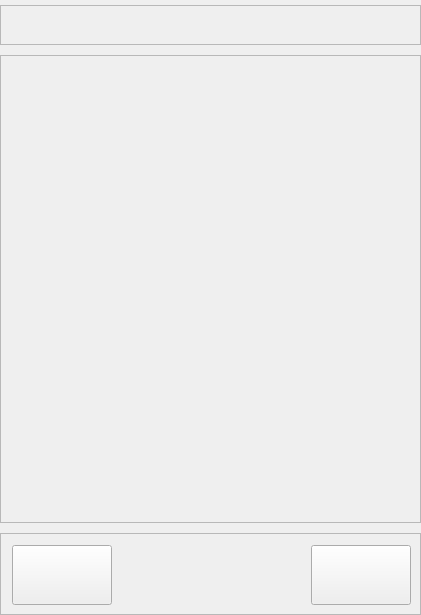
<?xml version="1.0" encoding="UTF-8"?>
<ui version="4.0">
 <class>FileFrame</class>
 <widget class="QWidget" name="FileFrame">
  <property name="geometry">
   <rect>
    <x>0</x>
    <y>0</y>
    <width>421</width>
    <height>615</height>
   </rect>
  </property>
  <property name="windowTitle">
   <string>Form</string>
  </property>
  <layout class="QVBoxLayout" name="verticalLayout">
   <property name="spacing">
    <number>10</number>
   </property>
   <property name="leftMargin">
    <number>0</number>
   </property>
   <property name="topMargin">
    <number>5</number>
   </property>
   <property name="rightMargin">
    <number>0</number>
   </property>
   <property name="bottomMargin">
    <number>0</number>
   </property>
   <item>
    <widget class="QFrame" name="frametitle">
     <property name="sizePolicy">
      <sizepolicy hsizetype="Preferred" vsizetype="Minimum">
       <horstretch>0</horstretch>
       <verstretch>0</verstretch>
      </sizepolicy>
     </property>
     <property name="minimumSize">
      <size>
       <width>0</width>
       <height>40</height>
      </size>
     </property>
     <property name="frameShape">
      <enum>QFrame::StyledPanel</enum>
     </property>
     <property name="frameShadow">
      <enum>QFrame::Raised</enum>
     </property>
     <layout class="QHBoxLayout" name="horizontalLayout_2">
      <property name="spacing">
       <number>0</number>
      </property>
      <property name="leftMargin">
       <number>0</number>
      </property>
      <property name="topMargin">
       <number>0</number>
      </property>
      <property name="rightMargin">
       <number>0</number>
      </property>
      <property name="bottomMargin">
       <number>0</number>
      </property>
      <item>
       <widget class="QLabel" name="labelTitle">
        <property name="sizePolicy">
         <sizepolicy hsizetype="Expanding" vsizetype="Preferred">
          <horstretch>0</horstretch>
          <verstretch>0</verstretch>
         </sizepolicy>
        </property>
        <property name="minimumSize">
         <size>
          <width>80</width>
          <height>0</height>
         </size>
        </property>
        <property name="text">
         <string/>
        </property>
       </widget>
      </item>
     </layout>
    </widget>
   </item>
   <item>
    <widget class="CoordTreeWidget" name="frameobject">
     <property name="sizePolicy">
      <sizepolicy hsizetype="Preferred" vsizetype="Expanding">
       <horstretch>0</horstretch>
       <verstretch>0</verstretch>
      </sizepolicy>
     </property>
     <property name="frameShape">
      <enum>QFrame::StyledPanel</enum>
     </property>
     <property name="frameShadow">
      <enum>QFrame::Raised</enum>
     </property>
     <layout class="QVBoxLayout" name="verticalLayout_2">
      <property name="spacing">
       <number>0</number>
      </property>
      <property name="leftMargin">
       <number>0</number>
      </property>
      <property name="topMargin">
       <number>0</number>
      </property>
      <property name="rightMargin">
       <number>0</number>
      </property>
      <property name="bottomMargin">
       <number>0</number>
      </property>
     </layout>
    </widget>
   </item>
   <item>
    <widget class="QFrame" name="framebtn">
     <property name="frameShape">
      <enum>QFrame::StyledPanel</enum>
     </property>
     <property name="frameShadow">
      <enum>QFrame::Raised</enum>
     </property>
     <layout class="QHBoxLayout" name="horizontalLayout">
      <property name="leftMargin">
       <number>11</number>
      </property>
      <property name="topMargin">
       <number>11</number>
      </property>
      <item>
       <widget class="GlimmerButton" name="pushButtonOpen">
        <property name="minimumSize">
         <size>
          <width>100</width>
          <height>60</height>
         </size>
        </property>
        <property name="text">
         <string/>
        </property>
       </widget>
      </item>
      <item>
       <spacer name="horizontalSpacer">
        <property name="orientation">
         <enum>Qt::Horizontal</enum>
        </property>
        <property name="sizeHint" stdset="0">
         <size>
          <width>40</width>
          <height>20</height>
         </size>
        </property>
       </spacer>
      </item>
      <item>
       <widget class="GlimmerButton" name="pushButtonExpor">
        <property name="minimumSize">
         <size>
          <width>100</width>
          <height>60</height>
         </size>
        </property>
        <property name="text">
         <string/>
        </property>
       </widget>
      </item>
     </layout>
    </widget>
   </item>
  </layout>
 </widget>
 <customwidgets>
  <customwidget>
   <class>GlimmerButton</class>
   <extends>QPushButton</extends>
   <header>ButtonEffect/glimmerbutton.h</header>
  </customwidget>
  <customwidget>
   <class>CoordTreeWidget</class>
   <extends>QFrame</extends>
   <header>CoordData/coordtreewidget.h</header>
   <container>1</container>
  </customwidget>
 </customwidgets>
 <resources/>
 <connections/>
</ui>
